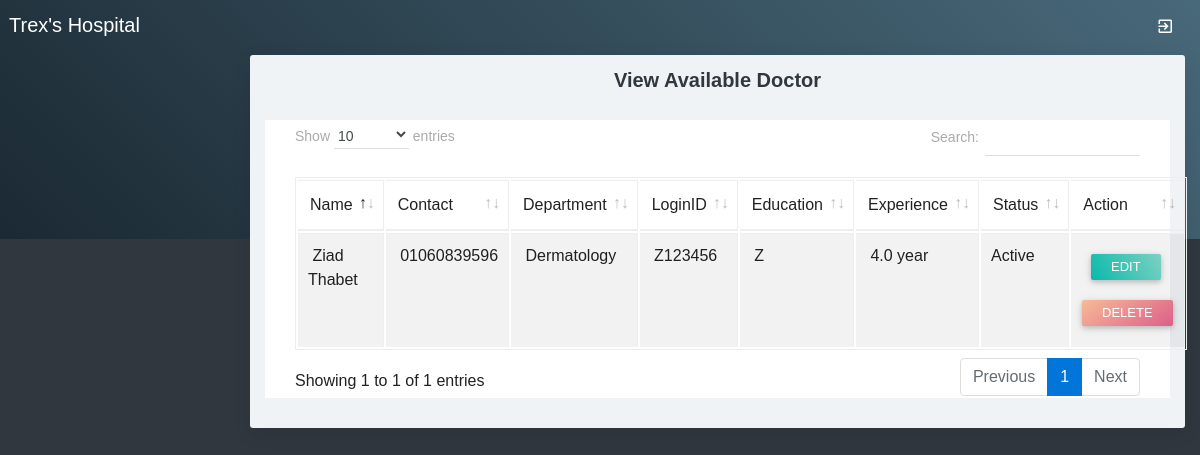
The app's page /viewdoctor.php with its own data.
### tables this page shows
CREATE TABLE `doctor` (
  `doctorid` int(10) NOT NULL,
  `doctorname` varchar(50) NOT NULL,
  `mobileno` varchar(15) NOT NULL,
  `departmentid` int(10) NOT NULL,
  `loginid` varchar(25) NOT NULL,
  `password` varchar(25) NOT NULL,
  `status` varchar(10) NOT NULL,
  `education` varchar(25) NOT NULL,
  `experience` float(11,1) NOT NULL
);

CREATE TABLE `department` (
  `departmentid` int(10) NOT NULL,
  `departmentname` varchar(100) NOT NULL,
  `description` text NOT NULL,
  `status` varchar(10) NOT NULL
);

### viewdoctor.php (the view, shortened to what this page needs)
<?php
include("adformheader.php");
include("dbconnection.php");
?>
<div class="container-fluid">
	<div class="block-header">
		<h2 class="text-center">View Available Doctor</h2>
	</div>
<div class="card">
	<section class="container">
		<table class="table table-bordered table-striped table-hover js-basic-example dataTable">
			<thead>
				<tr>
					<td>Name</td>
					<td>Contact</td>
					<td>Department</td>
					<td>LoginID</td>
					<td>Education</td>
					<td>Experience</td>
					<td>Status</td>
					<td>Action</td>
				</tr>
			</thead>
			<tbody>
				<?php
				$sql ="SELECT * FROM doctor";
				$query = mysqli_query($con,$sql);
				while($Select = mysqli_fetch_array($query))
				{
					$sqldept = "SELECT * FROM department WHERE departmentid='$Select[departmentid]'";
					$queryDepartment = mysqli_query($con,$sqldept);
					$SelectDepartment = mysqli_fetch_array($queryDepartment);
					echo "<tr>
					<td>&nbsp;$Select[doctorname]</td>
					<td>&nbsp;$Select[mobileno]</td>
					<td>&nbsp;$SelectDepartment[departmentname]</td>
					<td>&nbsp;$Select[loginid]</td>
					<td>&nbsp;$Select[education]</td>
					<td>&nbsp;$Select[experience] year</td>
					<td>$Select[status]</td>
					<td>&nbsp;
					<a href='doctor.php?editid=$Select[doctorid]' class='btn btn-sm btn-raised g-bg-cyan'>Edit</a> <a href='viewdoctor.php?delid=$Select[doctorid]' class='btn btn-sm btn-raised g-bg-blush2'>Delete</a> </td>
					</tr>";
				}
				?>      </tbody>
			</table>
		</section>
	</div>
</div>
	<?php
	include("adformfooter.php");
	?>

### records on screen
doctor: doctorname "Ziad Thabet", mobileno "01060839596", departmentid.departmentname "Dermatology", loginid "Z123456", education "Z", experience "4.0", status "Active"
